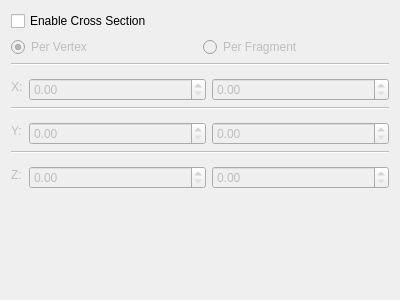
<?xml version="1.0" encoding="UTF-8"?>
<ui version="4.0">
 <class>vcl::qt::CrossSectionSettingsFrame</class>
 <widget class="QFrame" name="vcl::qt::CrossSectionSettingsFrame">
  <property name="geometry">
   <rect>
    <x>0</x>
    <y>0</y>
    <width>400</width>
    <height>300</height>
   </rect>
  </property>
  <property name="windowTitle">
   <string>Frame</string>
  </property>
  <layout class="QGridLayout" name="gridLayout">
   <item row="0" column="0">
    <widget class="QCheckBox" name="crossSectionEnabledCheckBox">
     <property name="text">
      <string>Enable Cross Section</string>
     </property>
    </widget>
   </item>
   <item row="1" column="0">
    <widget class="QFrame" name="controlsFrame">
     <property name="enabled">
      <bool>false</bool>
     </property>
     <property name="frameShape">
      <enum>QFrame::Shape::NoFrame</enum>
     </property>
     <property name="frameShadow">
      <enum>QFrame::Shadow::Plain</enum>
     </property>
     <layout class="QGridLayout" name="gridLayout_3">
      <property name="leftMargin">
       <number>0</number>
      </property>
      <property name="topMargin">
       <number>0</number>
      </property>
      <property name="rightMargin">
       <number>0</number>
      </property>
      <property name="bottomMargin">
       <number>0</number>
      </property>
      <item row="0" column="0">
       <widget class="QRadioButton" name="perVertexRadioButton">
        <property name="text">
         <string>Per Vertex</string>
        </property>
        <property name="checked">
         <bool>true</bool>
        </property>
        <attribute name="buttonGroup">
         <string notr="true">crossSectionTypeButtonGroup</string>
        </attribute>
       </widget>
      </item>
      <item row="0" column="1">
       <widget class="QRadioButton" name="perFragmentRadioButton">
        <property name="text">
         <string>Per Fragment</string>
        </property>
        <attribute name="buttonGroup">
         <string notr="true">crossSectionTypeButtonGroup</string>
        </attribute>
       </widget>
      </item>
      <item row="1" column="0" colspan="2">
       <widget class="QFrame" name="frame">
        <property name="frameShape">
         <enum>QFrame::Shape::NoFrame</enum>
        </property>
        <property name="frameShadow">
         <enum>QFrame::Shadow::Plain</enum>
        </property>
        <layout class="QGridLayout" name="gridLayout_2">
         <property name="leftMargin">
          <number>0</number>
         </property>
         <property name="topMargin">
          <number>0</number>
         </property>
         <property name="rightMargin">
          <number>0</number>
         </property>
         <property name="bottomMargin">
          <number>0</number>
         </property>
         <item row="4" column="1" colspan="2">
          <widget class="vcl::qt::FloatRangeSlider" name="yFloatRangeSlider" native="true"/>
         </item>
         <item row="7" column="1" colspan="2">
          <widget class="vcl::qt::FloatRangeSlider" name="zFloatRangeSlider" native="true"/>
         </item>
         <item row="5" column="1">
          <widget class="QDoubleSpinBox" name="yMinSpinBox">
           <property name="singleStep">
            <double>0.010000000000000</double>
           </property>
          </widget>
         </item>
         <item row="2" column="1">
          <widget class="QDoubleSpinBox" name="xMinSpinBox">
           <property name="sizePolicy">
            <sizepolicy hsizetype="MinimumExpanding" vsizetype="Fixed">
             <horstretch>0</horstretch>
             <verstretch>0</verstretch>
            </sizepolicy>
           </property>
           <property name="singleStep">
            <double>0.010000000000000</double>
           </property>
          </widget>
         </item>
         <item row="2" column="2">
          <widget class="QDoubleSpinBox" name="xMaxSpinBox">
           <property name="sizePolicy">
            <sizepolicy hsizetype="MinimumExpanding" vsizetype="Fixed">
             <horstretch>0</horstretch>
             <verstretch>0</verstretch>
            </sizepolicy>
           </property>
           <property name="singleStep">
            <double>0.010000000000000</double>
           </property>
          </widget>
         </item>
         <item row="0" column="0" colspan="3">
          <widget class="Line" name="xLine">
           <property name="orientation">
            <enum>Qt::Orientation::Horizontal</enum>
           </property>
          </widget>
         </item>
         <item row="4" column="0" rowspan="2">
          <widget class="QLabel" name="yLabel">
           <property name="sizePolicy">
            <sizepolicy hsizetype="Minimum" vsizetype="Preferred">
             <horstretch>0</horstretch>
             <verstretch>0</verstretch>
            </sizepolicy>
           </property>
           <property name="text">
            <string>Y:</string>
           </property>
          </widget>
         </item>
         <item row="7" column="0" rowspan="2">
          <widget class="QLabel" name="zLabel">
           <property name="sizePolicy">
            <sizepolicy hsizetype="Minimum" vsizetype="Preferred">
             <horstretch>0</horstretch>
             <verstretch>0</verstretch>
            </sizepolicy>
           </property>
           <property name="text">
            <string>Z:</string>
           </property>
          </widget>
         </item>
         <item row="8" column="1">
          <widget class="QDoubleSpinBox" name="zMinSpinBox">
           <property name="singleStep">
            <double>0.010000000000000</double>
           </property>
          </widget>
         </item>
         <item row="8" column="2">
          <widget class="QDoubleSpinBox" name="zMaxSpinBox">
           <property name="singleStep">
            <double>0.010000000000000</double>
           </property>
          </widget>
         </item>
         <item row="5" column="2">
          <widget class="QDoubleSpinBox" name="yMaxSpinBox">
           <property name="singleStep">
            <double>0.010000000000000</double>
           </property>
          </widget>
         </item>
         <item row="3" column="0" colspan="3">
          <widget class="Line" name="yLine">
           <property name="orientation">
            <enum>Qt::Orientation::Horizontal</enum>
           </property>
          </widget>
         </item>
         <item row="1" column="1" colspan="2">
          <widget class="vcl::qt::FloatRangeSlider" name="xFloatRangeSlider" native="true">
           <property name="sizePolicy">
            <sizepolicy hsizetype="MinimumExpanding" vsizetype="Preferred">
             <horstretch>0</horstretch>
             <verstretch>0</verstretch>
            </sizepolicy>
           </property>
          </widget>
         </item>
         <item row="1" column="0" rowspan="2">
          <widget class="QLabel" name="xLabel">
           <property name="sizePolicy">
            <sizepolicy hsizetype="Minimum" vsizetype="Preferred">
             <horstretch>0</horstretch>
             <verstretch>0</verstretch>
            </sizepolicy>
           </property>
           <property name="text">
            <string>X:</string>
           </property>
          </widget>
         </item>
         <item row="6" column="0" colspan="3">
          <widget class="Line" name="zLine">
           <property name="orientation">
            <enum>Qt::Orientation::Horizontal</enum>
           </property>
          </widget>
         </item>
        </layout>
       </widget>
      </item>
     </layout>
    </widget>
   </item>
   <item row="2" column="0">
    <spacer name="verticalSpacer">
     <property name="orientation">
      <enum>Qt::Orientation::Vertical</enum>
     </property>
     <property name="sizeHint" stdset="0">
      <size>
       <width>20</width>
       <height>40</height>
      </size>
     </property>
    </spacer>
   </item>
  </layout>
 </widget>
 <customwidgets>
  <customwidget>
   <class>vcl::qt::FloatRangeSlider</class>
   <extends>QWidget</extends>
   <header>vclib/qt/gui/float_range_slider.h</header>
   <container>1</container>
  </customwidget>
 </customwidgets>
 <resources/>
 <connections/>
 <buttongroups>
  <buttongroup name="crossSectionTypeButtonGroup"/>
 </buttongroups>
</ui>
